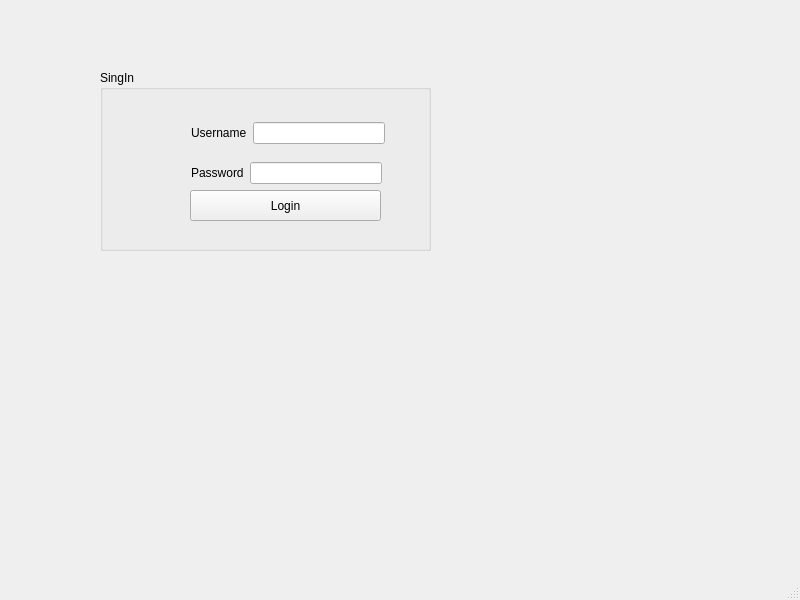
<?xml version="1.0" encoding="UTF-8"?>
<ui version="4.0">
 <class>MainWindow</class>
 <widget class="QMainWindow" name="MainWindow">
  <property name="geometry">
   <rect>
    <x>0</x>
    <y>0</y>
    <width>800</width>
    <height>600</height>
   </rect>
  </property>
  <property name="windowTitle">
   <string>MainWindow</string>
  </property>
  <widget class="QWidget" name="centralwidget">
   <widget class="QGroupBox" name="groupBox">
    <property name="geometry">
     <rect>
      <x>100</x>
      <y>70</y>
      <width>331</width>
      <height>181</height>
     </rect>
    </property>
    <property name="title">
     <string>SingIn</string>
    </property>
    <widget class="QPushButton" name="pushButton_login">
     <property name="geometry">
      <rect>
       <x>90</x>
       <y>120</y>
       <width>191</width>
       <height>31</height>
      </rect>
     </property>
     <property name="text">
      <string>Login</string>
     </property>
    </widget>
    <widget class="QWidget" name="layoutWidget">
     <property name="geometry">
      <rect>
       <x>91</x>
       <y>51</y>
       <width>194</width>
       <height>24</height>
      </rect>
     </property>
     <layout class="QHBoxLayout" name="horizontalLayout">
      <item>
       <widget class="QLabel" name="label_2">
        <property name="text">
         <string>Username</string>
        </property>
       </widget>
      </item>
      <item>
       <widget class="QLineEdit" name="lineEdit_username"/>
      </item>
     </layout>
    </widget>
    <widget class="QWidget" name="layoutWidget_2">
     <property name="geometry">
      <rect>
       <x>91</x>
       <y>91</y>
       <width>191</width>
       <height>24</height>
      </rect>
     </property>
     <layout class="QHBoxLayout" name="horizontalLayout_2">
      <item>
       <widget class="QLabel" name="label_3">
        <property name="text">
         <string>Password</string>
        </property>
       </widget>
      </item>
      <item>
       <widget class="QLineEdit" name="lineEdit_password"/>
      </item>
     </layout>
    </widget>
   </widget>
  </widget>
  <widget class="QMenuBar" name="menubar">
   <property name="geometry">
    <rect>
     <x>0</x>
     <y>0</y>
     <width>800</width>
     <height>22</height>
    </rect>
   </property>
  </widget>
  <widget class="QStatusBar" name="statusbar"/>
 </widget>
 <resources/>
 <connections/>
</ui>
